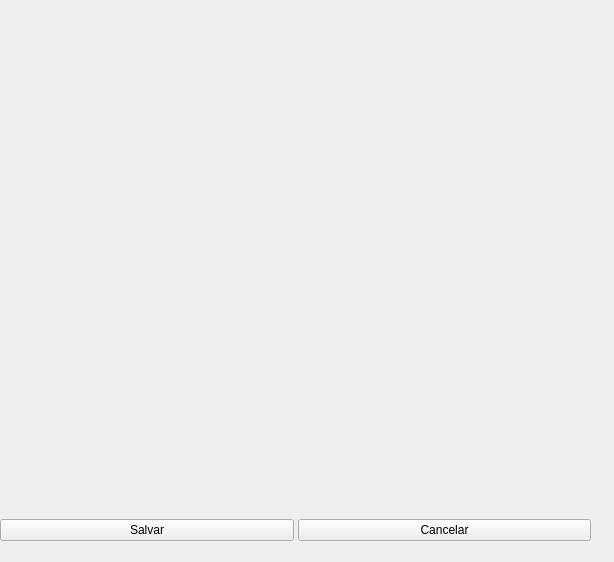
<?xml version="1.0" encoding="UTF-8"?>
<ui version="4.0">
 <class>CadastroPadrao</class>
 <widget class="QWidget" name="CadastroPadrao">
  <property name="windowModality">
   <enum>Qt::WindowModal</enum>
  </property>
  <property name="enabled">
   <bool>true</bool>
  </property>
  <property name="geometry">
   <rect>
    <x>0</x>
    <y>0</y>
    <width>614</width>
    <height>562</height>
   </rect>
  </property>
  <property name="cursor">
   <cursorShape>ArrowCursor</cursorShape>
  </property>
  <property name="windowTitle">
   <string>Cadastro - </string>
  </property>
  <widget class="QWidget" name="verticalLayoutWidget">
   <property name="geometry">
    <rect>
     <x>0</x>
     <y>0</y>
     <width>611</width>
     <height>561</height>
    </rect>
   </property>
   <layout class="QVBoxLayout" name="verticalLayout" stretch="1,0,1">
    <property name="spacing">
     <number>4</number>
    </property>
    <property name="sizeConstraint">
     <enum>QLayout::SetMaximumSize</enum>
    </property>
    <property name="topMargin">
     <number>20</number>
    </property>
    <property name="rightMargin">
     <number>20</number>
    </property>
    <property name="bottomMargin">
     <number>20</number>
    </property>
    <item>
     <layout class="QHBoxLayout" name="horizontalLayout_2"/>
    </item>
    <item>
     <widget class="QFrame" name="frame">
      <property name="maximumSize">
       <size>
        <width>16777215</width>
        <height>10</height>
       </size>
      </property>
      <property name="frameShape">
       <enum>QFrame::StyledPanel</enum>
      </property>
      <property name="frameShadow">
       <enum>QFrame::Raised</enum>
      </property>
     </widget>
    </item>
    <item>
     <layout class="QHBoxLayout" name="horizontalLayout">
      <property name="sizeConstraint">
       <enum>QLayout::SetMinimumSize</enum>
      </property>
      <item>
       <widget class="QPushButton" name="salvar_button">
        <property name="text">
         <string>Salvar</string>
        </property>
       </widget>
      </item>
      <item>
       <widget class="QPushButton" name="cancelar_button">
        <property name="text">
         <string>Cancelar</string>
        </property>
       </widget>
      </item>
     </layout>
    </item>
   </layout>
  </widget>
 </widget>
 <resources/>
 <connections/>
</ui>
